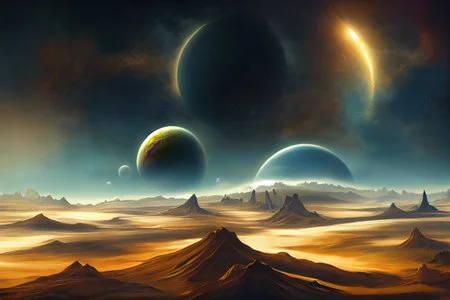
#> input picture görüntü işleme/aynalama/resim1.webp, 450 x 300 px
$ python aynalama.py
#> lines starting #> are read from the running program, lines starting #| are printed output that depends on the picture
import cv2
import numpy as np

resim=cv2.imread("resim1.webp")
#> resim is the input picture: shape (300, 450, 3); mean B, G, R 65.2, 81, 85.3

aynalananresim=cv2.copyMakeBorder(resim,100,100,100,100,cv2.BORDER_REFLECT)
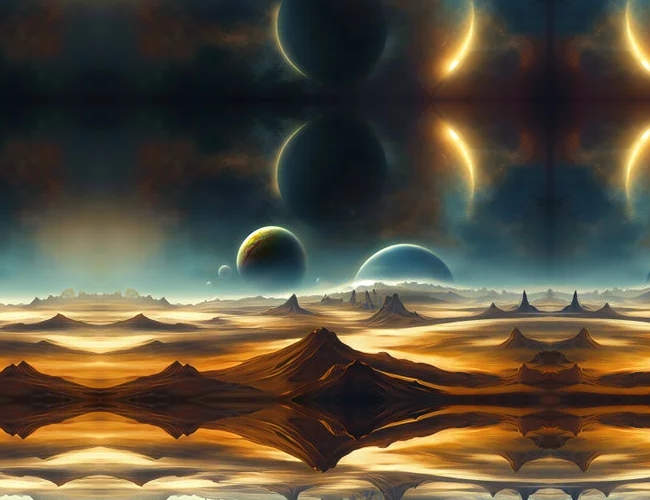
#> aynalananresim: shape (500, 650, 3); mean B, G, R 60, 78.8, 88.5
uzatma=cv2.copyMakeBorder(resim,100,100,100,100,cv2.BORDER_REPLICATE)
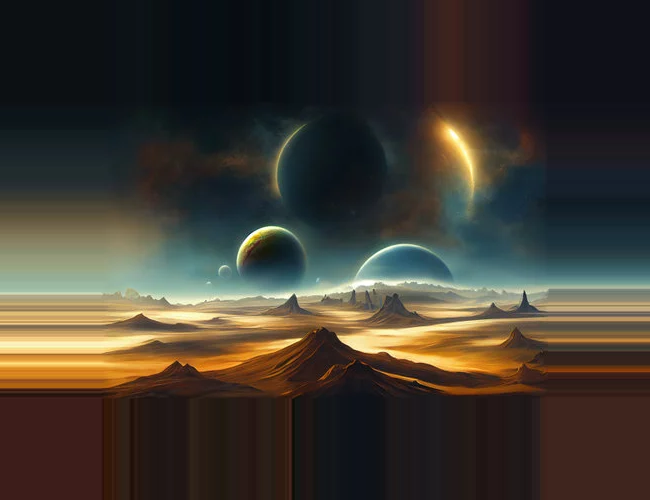
#> uzatma: shape (500, 650, 3); mean B, G, R 48.8, 58, 63.7
tekrar=cv2.copyMakeBorder(resim,300,300,300,300,cv2.BORDER_WRAP)
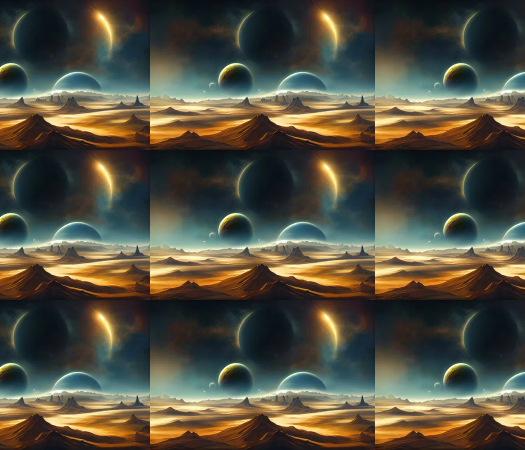
#> tekrar: shape (900, 1050, 3) (shown at 1/2 size); mean B, G, R 64.4, 79.4, 83.1
çerçeve=cv2.copyMakeBorder(resim,50,50,50,50,cv2.BORDER_CONSTANT,value=(0,0,255))
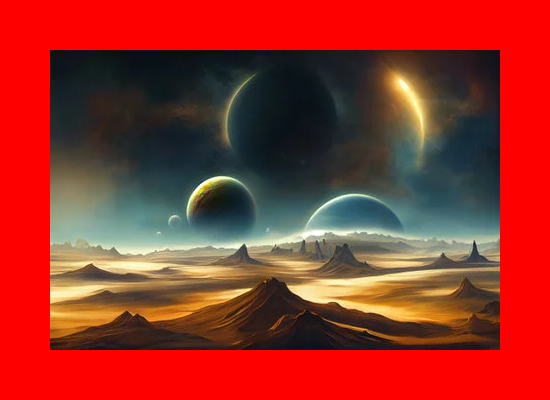
#> çerçeve: shape (400, 550, 3); mean B, G, R 40, 49.7, 150.9


# [4 lines of commented-out code are left out]

cv2.waitKey(0)
cv2.destroyAllWindows()
